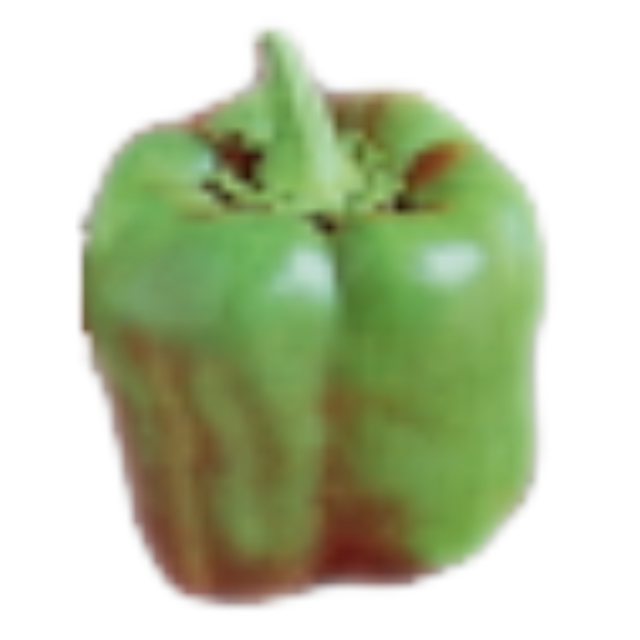
#> input picture GIMP_Pepper.png, 640 x 640 px
$ python generate.py
#> lines starting #> are read from the running program, lines starting #| are printed output that depends on the picture
# /// script
# requires-python = ">=3.12"
# dependencies = [
#     "numpy>=2.5.2",
#     "opencv-python>=5.0.0.93",
#     "pillow>=12.3.0",
# ]
# ///
import os
import subprocess
import time

import cv2
import numpy as np
from PIL import Image, ImageChops, ImageDraw, ImageFont

cjpeg = "/opt/mozjpeg/bin/cjpeg -quality 99 -progressive"
cjpeg = "~/encoding/mozjpeg/build/cjpeg-static -quality 99 -progressive"
outfolder = "images"

gbricc = "magick $1 +profile icm -profile icc/sRGB.icm -profile icc/gbr.icc"
gray10icc = 'magick $1 +profile icm -profile "icc/sRGB-Gray.icc" -profile "icc/Gray Gamma 10.icc"'

scale = 1023 / 4096  # 1
scale = 1  # 1
if scale < 0.8:
    small = ".small"
else:
    small = ""

font = ImageFont.truetype("arial.ttf", 512 * scale)
font2 = ImageFont.truetype("arial.ttf", 256 * scale)
font3 = ImageFont.truetype("arial.ttf", 128 * scale)

h = int(128 * scale)
w = int(4096 * scale)

im = Image.new("RGBA", (w, w), (255, 255, 255, 255))
#> im: PIL image 4096x4096 RGBA; every value is 255
draw = ImageDraw.Draw(im)

pepper = Image.open("GIMP_Pepper.png")
#> pepper is the input picture: PIL image 640x640 RGBA; mean R, G, B, A 60.4, 71.2, 38.9, 121.2
pepper = pepper.resize((int(pepper.width * scale), int(pepper.height * scale)))
im.paste(pepper, (int(w * 0.86), int(w * 0.32)), pepper)
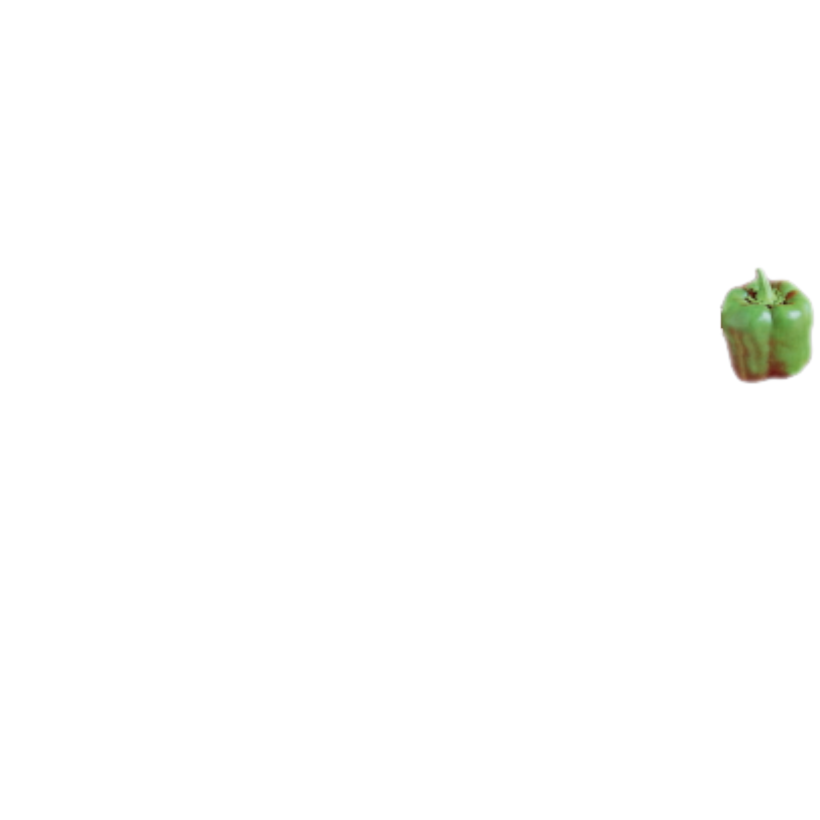
#> im: PIL image 4096x4096 RGBA (shown at 1/5 size); mean R, G, B, A 253.4, 253.7, 252.9, 254.9; transparent parts drawn white

draw.text((128 * scale, 64 * scale), str(int(time.time())), fill=(0, 0, 0), font=font3)

draw.text((h, 1280 * scale + h), "R", fill=(255, 0, 0), font=font)
draw.text((h + font.getlength("R"), 1280 * scale + h), "G", fill=(0, 255, 0), font=font)
draw.text(
    (h + font.getlength("RG"), 1280 * scale + h), "B", fill=(0, 0, 255), font=font
)

alpha = Image.new("RGBA", (w, w), (0, 0, 0, 0))
#> alpha: PIL image 4096x4096 RGBA; every value is 0
drawa = ImageDraw.Draw(alpha)
drawa.text(
    (h + font.getlength("RGB"), 1280 * scale + h),
    "A",
    fill=(255, 255, 255, 255),
    font=font,
)

im = np.array(im) - np.array(alpha)
#> im: shape (4096, 4096, 4)

s = int((w - h * 2) / 3)
y = w - h * 10 - h

grada = cv2.resize(np.linspace(0, 255, w - h * 2), (h, w - h * 2)).T
gradb = cv2.resize(np.linspace(255, 0, w - h * 2), (h, w - h * 2)).T
gradc = cv2.resize(np.linspace(0, 255, s), (h, s)).T

# screentone size 1 gap 1

im[y - h * 3 : y - h * 2 : 2, h : h + s : 2, 0:3] = 0
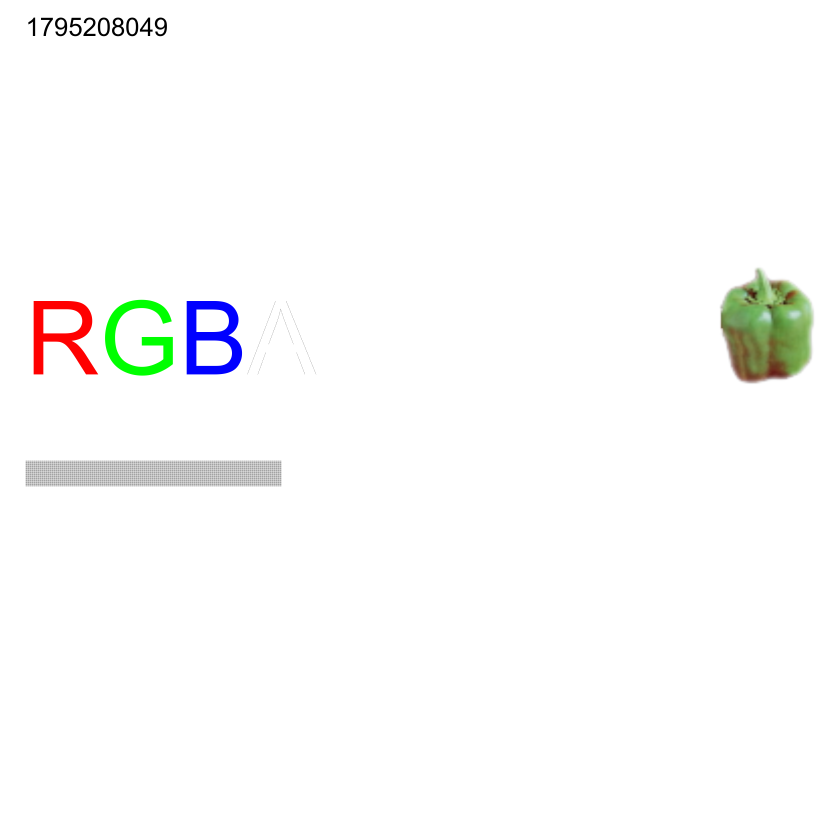
#> im: shape (4096, 4096, 4) (shown at 1/5 size); mean R, G, B, A 250.3, 250.5, 249.8, 254.3; transparent parts drawn white

im[y - h * 3 : y - h * 2, h + s : h + s * 2, 0] = gradc
im[y - h * 3 : y - h * 2, h + s : h + s * 2, 1] = gradc
im[y - h * 3 : y - h * 2, h + s : h + s * 2, 2] = gradc
im[y - h * 3 : y - h * 2 : 2, h + s : h + s * 2 : 2, 0:3] = 255

im[y - h * 3 : y - h * 2, h + s * 2 : h + s * 3, 0] = gradc
im[y - h * 3 : y - h * 2, h + s * 2 : h + s * 3, 1] = gradc
im[y - h * 3 : y - h * 2, h + s * 2 : h + s * 3, 2] = gradc
im[y - h * 3 : y - h * 2 : 2, h + s * 2 : h + s * 3 : 2, 0:3] = 0

# screentone size 1 gap 2

im[y - h * 2 : y - h * 1 : 3, h : h + s : 3, 0:3] = 0
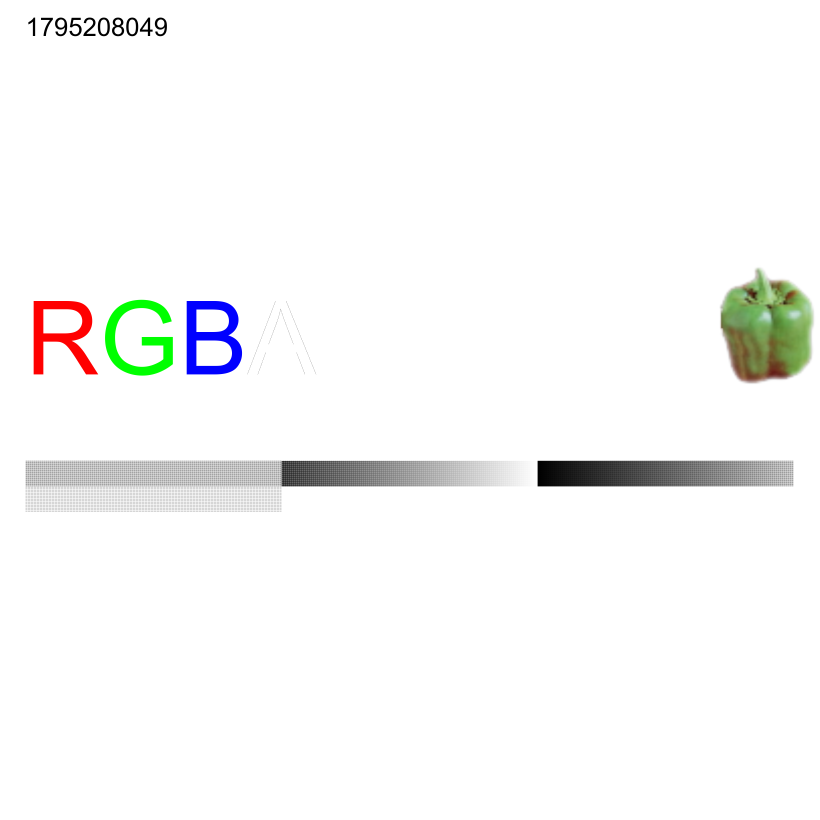
#> im: shape (4096, 4096, 4) (shown at 1/5 size); mean R, G, B, A 247.5, 247.7, 247, 254.3; transparent parts drawn white

im[y - h * 2 : y - h * 1, h + s : h + s * 2, 0] = gradc
im[y - h * 2 : y - h * 1, h + s : h + s * 2, 1] = gradc
im[y - h * 2 : y - h * 1, h + s : h + s * 2, 2] = gradc
im[y - h * 2 : y - h * 1 : 3, h + s : h + s * 2 : 3, 0:3] = 255

im[y - h * 2 : y - h * 1, h + s * 2 : h + s * 3, 0] = gradc
im[y - h * 2 : y - h * 1, h + s * 2 : h + s * 3, 1] = gradc
im[y - h * 2 : y - h * 1, h + s * 2 : h + s * 3, 2] = gradc
im[y - h * 2 : y - h * 1 : 3, h + s * 2 : h + s * 3 : 3, 0:3] = 0

# screentone size 2 gap 2

im[y - h * 1 + 0 : y - h * 0 : 4, h + 0 : h + s : 4, 0:3] = 0
#> (the run stopped early here; a loop or call above may not have finished)
